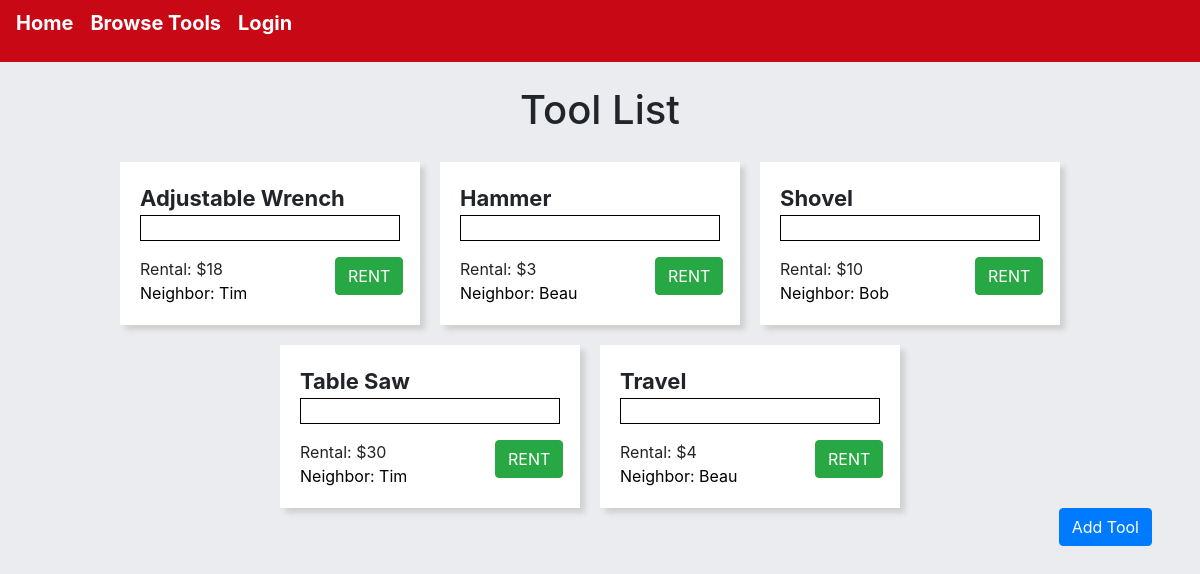
The page /tools/all/ on the database as committed earlier.
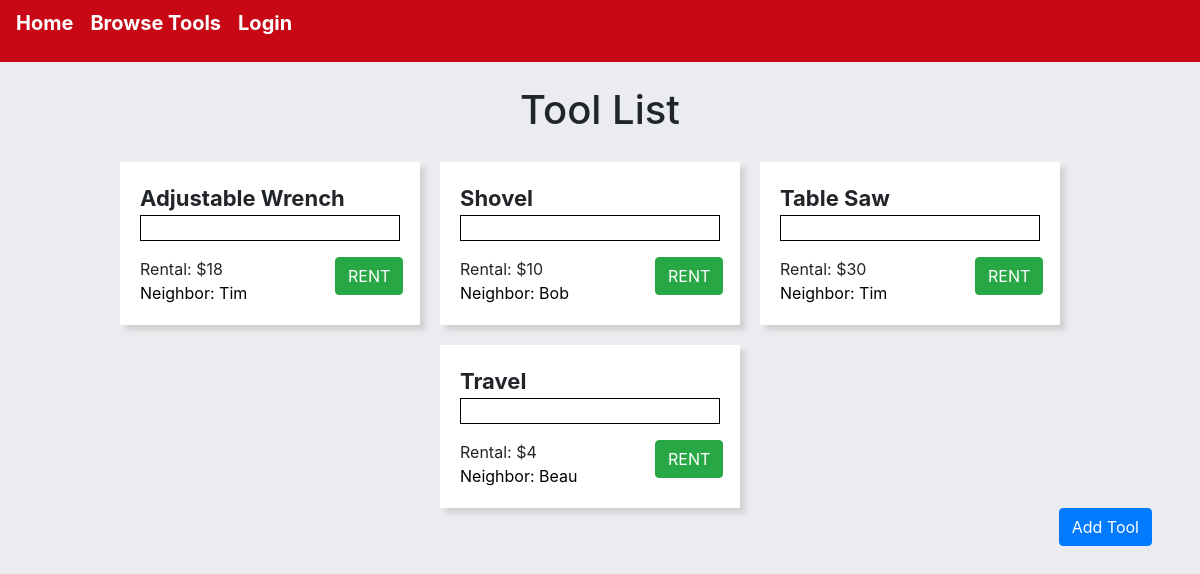
The same page on the database as committed later.
### tools/models.py (models this page shows, shortened)
class Tool(models.Model):
    AVAILABLE = 'AVAILABLE'
    NOT_AVAILABLE = 'NOT_AVAILABLE'
    AVAILABLE_CHOICES = [
        (AVAILABLE, 'Available'),
        (NOT_AVAILABLE, 'Not Available')
    ]
    name = models.CharField(max_length=255)
    picture = models.URLField(null=True)
    available = models.CharField(max_length=255, choices=AVAILABLE_CHOICES)
    price = models.IntegerField(null=True)
    neighbor = models.ForeignKey(User, on_delete=models.CASCADE, null=True)
    class Meta:
        ordering = ['name']

### tools/views.py (the view)
# urls.py: path('tools/all/', views.ListView.as_view(), name='tool_list'),
class ListView(generic.ListView):
    template_name = 'tools/tool_list.html'
    model = Tool
    def get_queryset(self):
        if 'pk' in self.kwargs:
            return Tool.objects.filter(neighbor = self.request.user)
        return Tool.objects.all()

### tools/templates/tools/tool_list.html (shortened to what this page needs)
{% extends 'tools/base.html'%}
{% block content %}
  <h1 class="d-flex justify-content-center mt-4">Tool List</h1>
  <div class="d-flex flex-wrap justify-content-center">
    {% for tool in object_list %}
    <div class="tool-container col-sm-6 col-lg-3">
        <div class="tool-name">{{tool.name}}</div>
        <div class="tool-img"><img src="{{tool.picture}}" alt=""></div>
      <div class="row no-gutters mt-3">
        <div class="col-9">
        <span class="row no-gutters">Rental: ${{tool.price}}</span>
        <span class="neighbor"><a href="#">Neighbor: {{tool.neighbor}}</a></span>
        </div>
        <div class="col-3">
        <button class="btn btn-success">RENT</button>
        </div>
      </div>
    </div>
    {% endfor %}
  </div>
      <div class="d-flex justify-content-end mr-5 mb-5">
      <a class="btn btn-primary" href="{% url 'tools:tool_create' %}">Add Tool</a>
      </div>
{% endblock content %}

### tools/templates/tools/base.html (shortened to what this page needs)
{% load static %}
<!DOCTYPE html>
<html lang="en">
<head>
  <link rel="stylesheet" href="https://stackpath.bootstrapcdn.com/bootstrap/4.3.1/css/bootstrap.min.css">
  <link rel="stylesheet" href="{% static 'styles.css' %}">
</head>
<body>
  <div class="container-fluid main-content">
    {% include 'tools/header.html' %}
    {% block content %}
    {% endblock content %}
  </div>
</body>
</html>

### tools/templates/tools/header.html (shortened to what this page needs)
<nav class="navbar">
  <ul>
    <li><a href="{% url 'tools:index' %}">Home</a></li>
    <li><a href="{% url 'tools:tool_list' %}">Browse Tools</a></li>
      {% if request.user.is_authenticated %}
        <li><a href="{% url 'logout' %}">Logout</a></li>
      {% else %}
        <li><a href="{% url 'login' %}">Login</a></li>
      {% endif %}
  </ul>
</nav>

### tools/static/styles.css (style rules this page uses)
* { box-sizing: border-box; }
body { background-color: #EAECEF; width: 100%; }
.main-content { padding: 0px; }
.navbar { background-color: #c80815; }
nav ul { display: flex; flex-direction: row; padding-left: 0px; }
nav li { list-style: none; margin-right: 17px; }
nav li a { color: #FFF; font-weight: bold; font-size: 20px; }
.tool-container { background-color: #FFF; margin-top: 20px; margin-right: 20px; box-shadow: 5px 5px 5px #D1D1D1; padding: 20px; }
.tool-img { border: solid 1px black; }
.neighbor a { color: #000; }
.tool-name { font-size: 22px; font-weight: bold; }

Rows that differ between the two databases and show on the page:
removed Tool: name "Hammer", price "3", neighbor "Beau"
